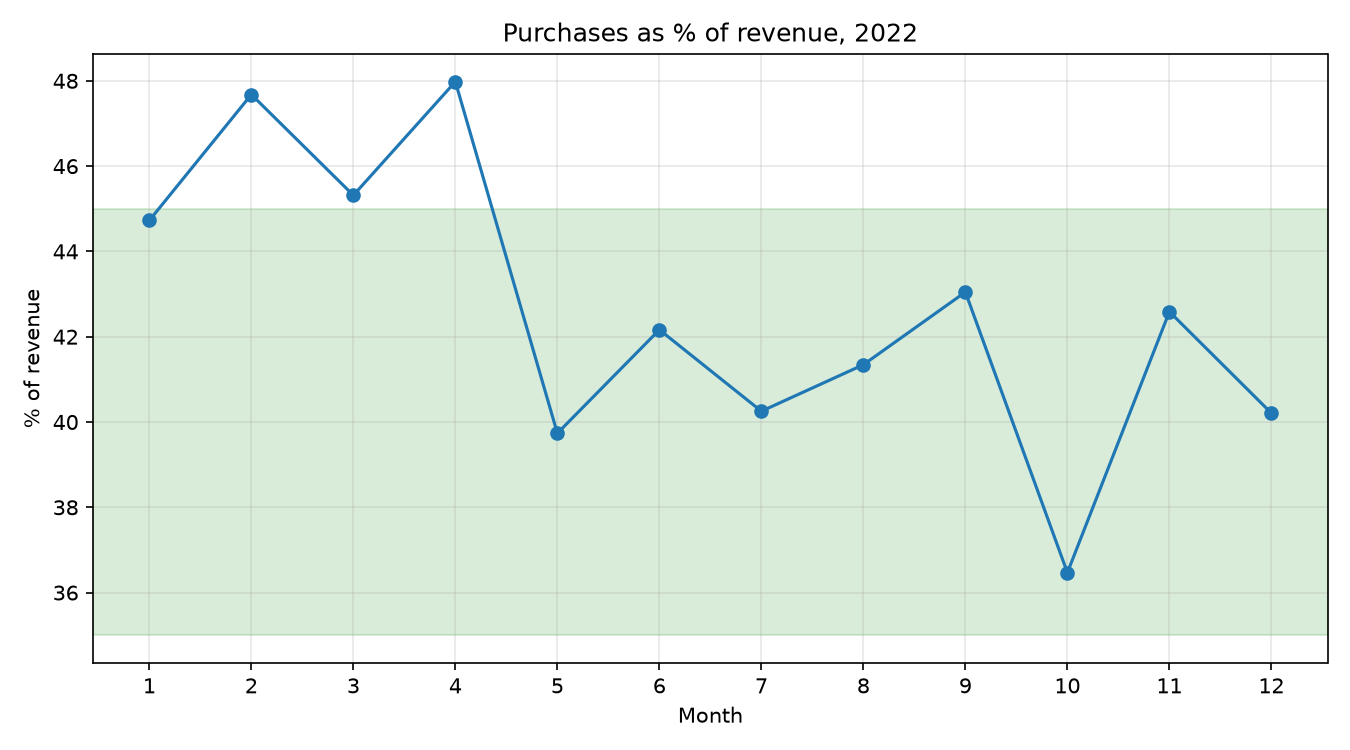

Write the Python code that produced this figure.
import pandas as pd
import matplotlib.pyplot as plt

df = pd.read_csv('kmyh_purchases_2022_anonymized.csv', parse_dates=['date'])
rev = pd.read_csv('revenue_2022.csv')

spend = df.groupby(df['date'].dt.month)['total_price'].sum()
ratio = spend.values / rev['revenue'].values * 100

print("Annual ratio: %.1f%%" % (spend.sum() / rev['revenue'].sum() * 100))

plt.figure(figsize=(9, 5))
plt.axhspan(35, 45, alpha=0.15, color='green')
plt.plot(rev['month'], ratio, marker='o')
plt.title('Purchases as % of revenue, 2022')
plt.xlabel('Month')
plt.ylabel('% of revenue')
plt.xticks(range(1, 13))
plt.grid(True, alpha=0.3)
plt.tight_layout()
plt.savefig('chart_cogs_ratio.png', dpi=150)
plt.show()
